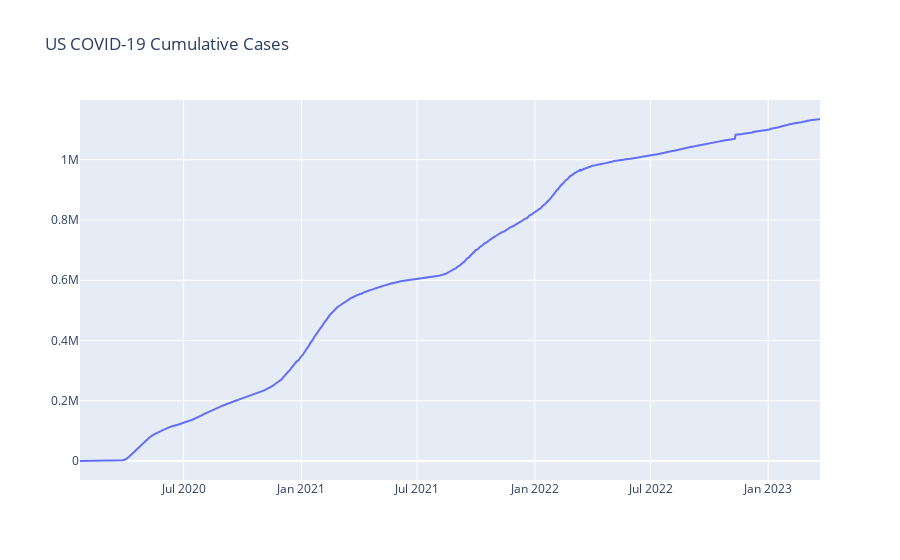

Source (notebook cell):
### Code cell
import plotly  
import plotly.graph_objects as go  

fig = go.Figure()
fig.add_trace(go.Scatter(  
    x=df['date'],  
    y=df['deaths'],  
    name='US Cumulative Cases'  
))  
fig.update_layout(hovermode='x', title='US COVID-19 Cumulative Cases')  
fig.show()

### Figure 1 — Plotly figure (JSON) as saved in the notebook; plotly's stock layout.template omitted (floating-point values rounded to 4 significant figures; data arrays with more than 128 entries replaced by an {"elided": "..."} marker saying what was removed)
{"data": [{"name": "US Cumulative Cases", "type": "scatter", "x": {"elided": "1158 str values"}, "y": {"elided": "1158 int values"}}], "layout": {"hovermode": "x", "title": {"text": "US COVID-19 Cumulative Cases"}}}
